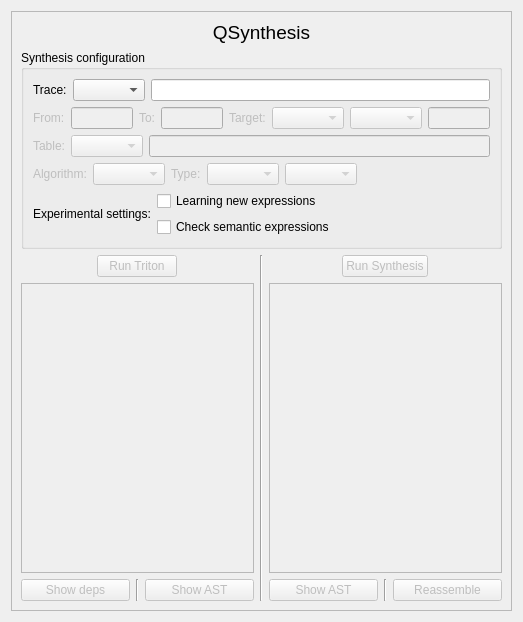
<?xml version="1.0" encoding="UTF-8"?>
<ui version="4.0">
 <class>synthesis_view</class>
 <widget class="QWidget" name="synthesis_view">
  <property name="geometry">
   <rect>
    <x>0</x>
    <y>0</y>
    <width>523</width>
    <height>622</height>
   </rect>
  </property>
  <property name="windowTitle">
   <string>QSynthesis</string>
  </property>
  <layout class="QVBoxLayout" name="verticalLayout_2">
   <item>
    <layout class="QVBoxLayout" name="verticalLayout">
     <item>
      <widget class="QScrollArea" name="scrollArea">
       <property name="widgetResizable">
        <bool>true</bool>
       </property>
       <widget class="QWidget" name="scrollAreaWidgetContents">
        <property name="geometry">
         <rect>
          <x>0</x>
          <y>0</y>
          <width>505</width>
          <height>604</height>
         </rect>
        </property>
        <layout class="QVBoxLayout" name="verticalLayout_4">
         <item>
          <layout class="QVBoxLayout" name="verticalLayout_3">
           <item>
            <widget class="QLabel" name="main_title">
             <property name="sizePolicy">
              <sizepolicy hsizetype="Preferred" vsizetype="Fixed">
               <horstretch>0</horstretch>
               <verstretch>0</verstretch>
              </sizepolicy>
             </property>
             <property name="font">
              <font>
               <pointsize>14</pointsize>
              </font>
             </property>
             <property name="text">
              <string>QSynthesis</string>
             </property>
             <property name="scaledContents">
              <bool>false</bool>
             </property>
             <property name="alignment">
              <set>Qt::AlignCenter</set>
             </property>
            </widget>
           </item>
           <item>
            <widget class="QGroupBox" name="configurationBox">
             <property name="title">
              <string>Synthesis configuration</string>
             </property>
             <layout class="QVBoxLayout" name="verticalLayout_6">
              <item>
               <layout class="QVBoxLayout" name="configurationVLayout">
                <item>
                 <layout class="QHBoxLayout" name="traceLayout">
                  <item>
                   <widget class="QLabel" name="trace_label">
                    <property name="text">
                     <string>Trace:</string>
                    </property>
                   </widget>
                  </item>
                  <item>
                   <widget class="QComboBox" name="trace_type_box"/>
                  </item>
                  <item>
                   <widget class="QLineEdit" name="trace_line"/>
                  </item>
                 </layout>
                </item>
                <item>
                 <layout class="QHBoxLayout" name="targetLayout">
                  <item>
                   <widget class="QLabel" name="from_label">
                    <property name="enabled">
                     <bool>false</bool>
                    </property>
                    <property name="text">
                     <string>From:</string>
                    </property>
                   </widget>
                  </item>
                  <item>
                   <widget class="QLineEdit" name="from_line">
                    <property name="enabled">
                     <bool>false</bool>
                    </property>
                    <property name="placeholderText">
                     <string/>
                    </property>
                   </widget>
                  </item>
                  <item>
                   <widget class="QLabel" name="to_label">
                    <property name="enabled">
                     <bool>false</bool>
                    </property>
                    <property name="text">
                     <string>To:</string>
                    </property>
                   </widget>
                  </item>
                  <item>
                   <widget class="QLineEdit" name="to_line">
                    <property name="enabled">
                     <bool>false</bool>
                    </property>
                   </widget>
                  </item>
                  <item>
                   <widget class="QLabel" name="target_label">
                    <property name="enabled">
                     <bool>false</bool>
                    </property>
                    <property name="text">
                     <string>Target:</string>
                    </property>
                   </widget>
                  </item>
                  <item>
                   <widget class="QComboBox" name="target_box">
                    <property name="enabled">
                     <bool>false</bool>
                    </property>
                   </widget>
                  </item>
                  <item>
                   <widget class="QComboBox" name="register_box">
                    <property name="enabled">
                     <bool>false</bool>
                    </property>
                   </widget>
                  </item>
                  <item>
                   <widget class="QLineEdit" name="mem_line">
                    <property name="enabled">
                     <bool>false</bool>
                    </property>
                   </widget>
                  </item>
                 </layout>
                </item>
                <item>
                 <layout class="QHBoxLayout" name="tableLayout">
                  <item>
                   <widget class="QLabel" name="table_label">
                    <property name="enabled">
                     <bool>false</bool>
                    </property>
                    <property name="text">
                     <string>Table:</string>
                    </property>
                   </widget>
                  </item>
                  <item>
                   <widget class="QComboBox" name="table_type_box">
                    <property name="enabled">
                     <bool>false</bool>
                    </property>
                   </widget>
                  </item>
                  <item>
                   <widget class="QLineEdit" name="table_line">
                    <property name="enabled">
                     <bool>false</bool>
                    </property>
                   </widget>
                  </item>
                 </layout>
                </item>
                <item>
                 <layout class="QHBoxLayout" name="algorithmLayout">
                  <item>
                   <widget class="QLabel" name="algorithm_label">
                    <property name="enabled">
                     <bool>false</bool>
                    </property>
                    <property name="text">
                     <string>Algorithm:</string>
                    </property>
                   </widget>
                  </item>
                  <item>
                   <widget class="QComboBox" name="algorithm_box">
                    <property name="enabled">
                     <bool>false</bool>
                    </property>
                   </widget>
                  </item>
                  <item>
                   <widget class="QLabel" name="algorithm_type_label">
                    <property name="enabled">
                     <bool>false</bool>
                    </property>
                    <property name="text">
                     <string>Type:</string>
                    </property>
                   </widget>
                  </item>
                  <item>
                   <widget class="QComboBox" name="algorithm_type_box">
                    <property name="enabled">
                     <bool>false</bool>
                    </property>
                   </widget>
                  </item>
                  <item>
                   <widget class="QComboBox" name="qtrace_sym_type_box">
                    <property name="enabled">
                     <bool>false</bool>
                    </property>
                   </widget>
                  </item>
                  <item>
                   <spacer name="horizontalSpacer">
                    <property name="orientation">
                     <enum>Qt::Horizontal</enum>
                    </property>
                    <property name="sizeHint" stdset="0">
                     <size>
                      <width>40</width>
                      <height>20</height>
                     </size>
                    </property>
                   </spacer>
                  </item>
                 </layout>
                </item>
                <item>
                 <layout class="QHBoxLayout" name="experimentalLayout">
                  <item>
                   <widget class="QLabel" name="label_9">
                    <property name="text">
                     <string>Experimental settings:</string>
                    </property>
                   </widget>
                  </item>
                  <item>
                   <layout class="QVBoxLayout" name="verticalLayout_9">
                    <item>
                     <widget class="QCheckBox" name="learning_checkbox">
                      <property name="text">
                       <string>Learning new expressions</string>
                      </property>
                     </widget>
                    </item>
                    <item>
                     <widget class="QCheckBox" name="check_sem_checkbox">
                      <property name="text">
                       <string>Check semantic expressions</string>
                      </property>
                     </widget>
                    </item>
                   </layout>
                  </item>
                  <item>
                   <spacer name="horizontalSpacer_2">
                    <property name="orientation">
                     <enum>Qt::Horizontal</enum>
                    </property>
                    <property name="sizeHint" stdset="0">
                     <size>
                      <width>40</width>
                      <height>20</height>
                     </size>
                    </property>
                   </spacer>
                  </item>
                 </layout>
                </item>
               </layout>
              </item>
             </layout>
            </widget>
           </item>
           <item>
            <layout class="QHBoxLayout" name="horizontalLayout_2">
             <item>
              <layout class="QVBoxLayout" name="tritonLayout">
               <item alignment="Qt::AlignHCenter">
                <widget class="QPushButton" name="run_triton_button">
                 <property name="enabled">
                  <bool>false</bool>
                 </property>
                 <property name="sizePolicy">
                  <sizepolicy hsizetype="Fixed" vsizetype="Fixed">
                   <horstretch>0</horstretch>
                   <verstretch>0</verstretch>
                  </sizepolicy>
                 </property>
                 <property name="layoutDirection">
                  <enum>Qt::LeftToRight</enum>
                 </property>
                 <property name="text">
                  <string>Run Triton</string>
                 </property>
                 <property name="flat">
                  <bool>false</bool>
                 </property>
                </widget>
               </item>
               <item>
                <widget class="QTextBrowser" name="triton_textarea">
                 <property name="enabled">
                  <bool>false</bool>
                 </property>
                </widget>
               </item>
               <item>
                <layout class="QHBoxLayout" name="triton_button_group">
                 <item>
                  <widget class="QPushButton" name="show_deps_triton_button">
                   <property name="enabled">
                    <bool>false</bool>
                   </property>
                   <property name="text">
                    <string>Show deps</string>
                   </property>
                  </widget>
                 </item>
                 <item>
                  <widget class="Line" name="line_2">
                   <property name="orientation">
                    <enum>Qt::Vertical</enum>
                   </property>
                  </widget>
                 </item>
                 <item>
                  <widget class="QPushButton" name="show_ast_triton_button">
                   <property name="enabled">
                    <bool>false</bool>
                   </property>
                   <property name="text">
                    <string>Show AST</string>
                   </property>
                  </widget>
                 </item>
                </layout>
               </item>
              </layout>
             </item>
             <item>
              <widget class="Line" name="line">
               <property name="orientation">
                <enum>Qt::Vertical</enum>
               </property>
              </widget>
             </item>
             <item>
              <layout class="QVBoxLayout" name="synthesisLayout">
               <item alignment="Qt::AlignHCenter">
                <widget class="QPushButton" name="run_synthesis_button">
                 <property name="enabled">
                  <bool>false</bool>
                 </property>
                 <property name="sizePolicy">
                  <sizepolicy hsizetype="Fixed" vsizetype="Fixed">
                   <horstretch>0</horstretch>
                   <verstretch>0</verstretch>
                  </sizepolicy>
                 </property>
                 <property name="text">
                  <string>Run Synthesis</string>
                 </property>
                </widget>
               </item>
               <item>
                <widget class="QTextBrowser" name="synthesis_textarea">
                 <property name="enabled">
                  <bool>false</bool>
                 </property>
                </widget>
               </item>
               <item>
                <layout class="QHBoxLayout" name="horizontalLayout_4">
                 <item>
                  <widget class="QPushButton" name="show_ast_synthesis_button">
                   <property name="enabled">
                    <bool>false</bool>
                   </property>
                   <property name="text">
                    <string>Show AST</string>
                   </property>
                  </widget>
                 </item>
                 <item>
                  <widget class="Line" name="line_3">
                   <property name="orientation">
                    <enum>Qt::Vertical</enum>
                   </property>
                  </widget>
                 </item>
                 <item>
                  <widget class="QPushButton" name="reassemble_button">
                   <property name="enabled">
                    <bool>false</bool>
                   </property>
                   <property name="text">
                    <string>Reassemble</string>
                   </property>
                  </widget>
                 </item>
                </layout>
               </item>
              </layout>
             </item>
            </layout>
           </item>
          </layout>
         </item>
        </layout>
       </widget>
      </widget>
     </item>
    </layout>
   </item>
  </layout>
 </widget>
 <resources/>
 <connections/>
</ui>
